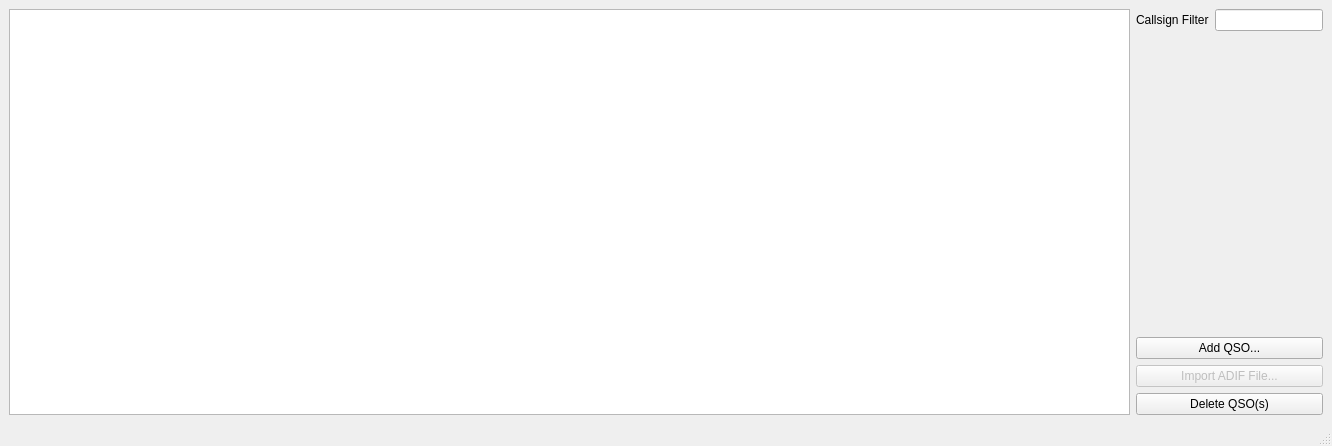
<?xml version="1.0" encoding="UTF-8"?>
<ui version="4.0">
 <class>MainWindow</class>
 <widget class="QMainWindow" name="MainWindow">
  <property name="geometry">
   <rect>
    <x>0</x>
    <y>0</y>
    <width>1332</width>
    <height>446</height>
   </rect>
  </property>
  <property name="windowTitle">
   <string>BY1QH QSL Management System</string>
  </property>
  <widget class="QWidget" name="centralwidget">
   <layout class="QHBoxLayout" name="horizontalLayout_2">
    <item>
     <layout class="QHBoxLayout" name="horizontalLayout">
      <item>
       <widget class="QTableWidget" name="qsoTableWidget"/>
      </item>
      <item>
       <layout class="QVBoxLayout" name="verticalLayout">
        <item>
         <layout class="QGridLayout" name="gridLayout">
          <item row="0" column="1">
           <widget class="QLineEdit" name="callsignLineEdit">
            <property name="sizePolicy">
             <sizepolicy hsizetype="Maximum" vsizetype="Fixed">
              <horstretch>0</horstretch>
              <verstretch>0</verstretch>
             </sizepolicy>
            </property>
           </widget>
          </item>
          <item row="0" column="0">
           <widget class="QLabel" name="label">
            <property name="text">
             <string>Callsign Filter</string>
            </property>
           </widget>
          </item>
         </layout>
        </item>
        <item>
         <layout class="QHBoxLayout" name="horizontalLayout_4"/>
        </item>
        <item>
         <spacer name="verticalSpacer">
          <property name="orientation">
           <enum>Qt::Vertical</enum>
          </property>
          <property name="sizeHint" stdset="0">
           <size>
            <width>20</width>
            <height>40</height>
           </size>
          </property>
         </spacer>
        </item>
        <item>
         <widget class="QPushButton" name="addQSOPushButton">
          <property name="text">
           <string>Add QSO...</string>
          </property>
         </widget>
        </item>
        <item>
         <widget class="QPushButton" name="pushButton">
          <property name="enabled">
           <bool>false</bool>
          </property>
          <property name="text">
           <string>Import ADIF File...</string>
          </property>
         </widget>
        </item>
        <item>
         <widget class="QPushButton" name="pushButton_2">
          <property name="text">
           <string>Delete QSO(s)</string>
          </property>
         </widget>
        </item>
       </layout>
      </item>
     </layout>
    </item>
   </layout>
  </widget>
  <widget class="QMenuBar" name="menubar">
   <property name="geometry">
    <rect>
     <x>0</x>
     <y>0</y>
     <width>1332</width>
     <height>20</height>
    </rect>
   </property>
  </widget>
  <widget class="QStatusBar" name="statusbar"/>
 </widget>
 <resources/>
 <connections/>
</ui>
